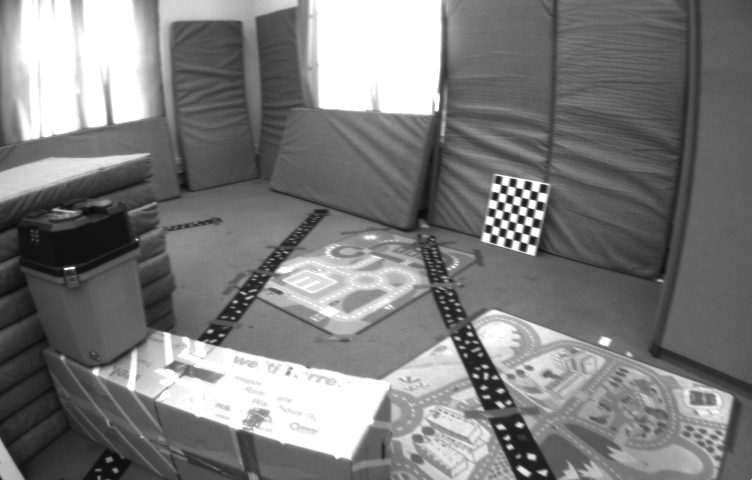
#> input picture euromav/left.png, 752 x 480 px
$ python main.py   (older library calls are emulated)
#> lines starting #> are read from the running program, lines starting #| are printed output that depends on the picture; long printed decimals are rounded
import cv2
import numpy as np
import euromav.left_cam as L
import euromav.right_cam as R
from draw_epipolarlines import *

left_frame=cv2.imread('./euromav/left.png')
#> left_frame is the input picture: shape (480, 752, 3); min 10, max 255, mean 124.6
right_frame=cv2.imread('./euromav/right.png')
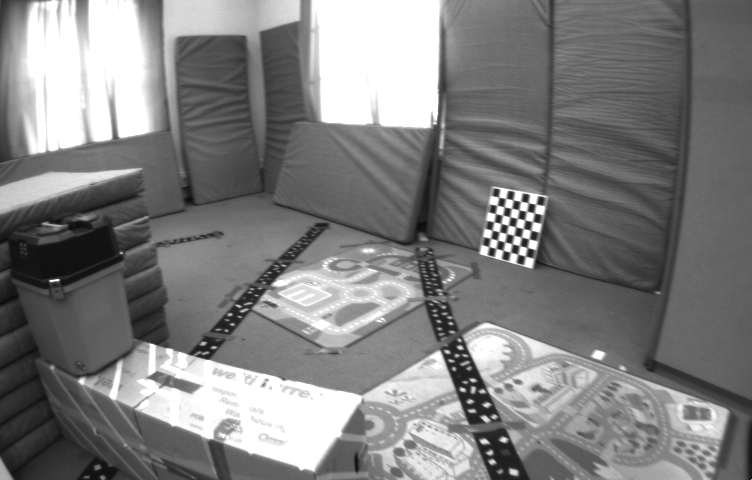
#> input picture euromav/right.png, 752 x 480 px
#> right_frame is the input picture: shape (480, 752, 3); min 11, max 255, mean 127.4

h, w = left_frame.shape[:2] # both frames should be of same shape
#> h = 480; w = 752

#transformation between two cameras
T=np.matmul(np.linalg.inv(R.transformation),L.transformation)
rotation=T[0:3,0:3]
translation=T[0:3,3]

#Perform stereorectification
R1, R2, P1, P2, Q, validPixROI1, validPixROI2 = cv2.stereoRectify(L.camera_matrix, L.dist_coeffs, R.camera_matrix, R.dist_coeffs, (w,h), rotation, translation, cv2.CALIB_ZERO_DISPARITY,0, (0,0))
#> validPixROI1 = (0, 0, 752, 480); validPixROI2 = (0, 0, 752, 480)
mapxL, mapyL = cv2.initUndistortRectifyMap(L.camera_matrix, L.dist_coeffs, R1, P1, (w,h), cv2.CV_32FC1)
mapxR, mapyR = cv2.initUndistortRectifyMap(R.camera_matrix, R.dist_coeffs, R2, P2, (w,h), cv2.CV_32FC1)
dstL = cv2.remap(left_frame, mapxL, mapyL,cv2.INTER_LINEAR)
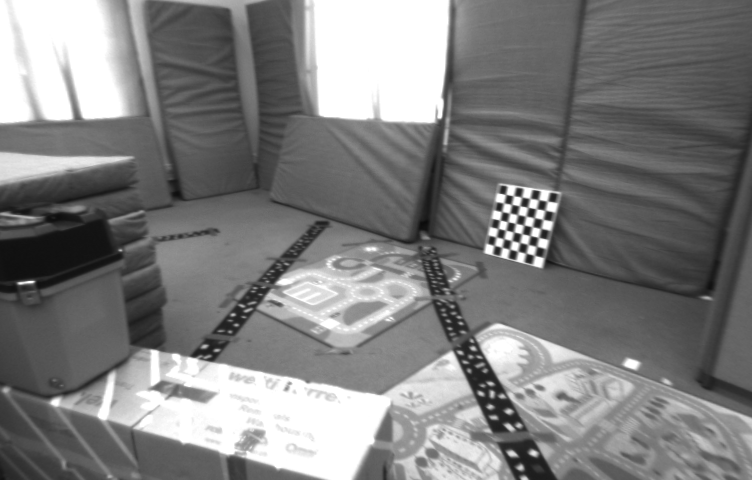
#> dstL: shape (480, 752, 3); min 11, max 255, mean 126.8
dstR = cv2.remap(right_frame, mapxR, mapyR,cv2.INTER_LINEAR)
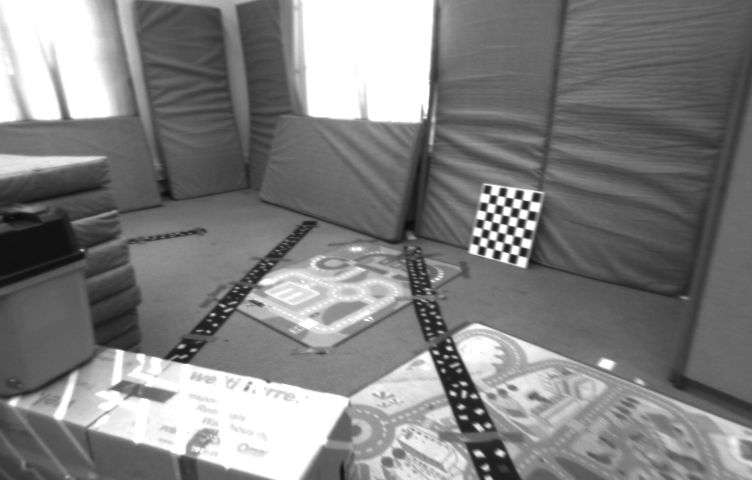
#> dstR: shape (480, 752, 3); min 12, max 255, mean 128.3
print(P1)
#| [[456.715        0.         364.441   0.        ]
#|  [  0.         456.715      256.952   0.        ]
#|  [  0.           0.           1.           0.        ]]
print(P2)
#| [[456.715        0.         364.441 -50.274 ]
#|  [  0.         456.715      256.952   0.        ]
#|  [  0.           0.           1.           0.        ]]

dstL=cv2.resize(dstL,(448, 320), interpolation = cv2.INTER_CUBIC)
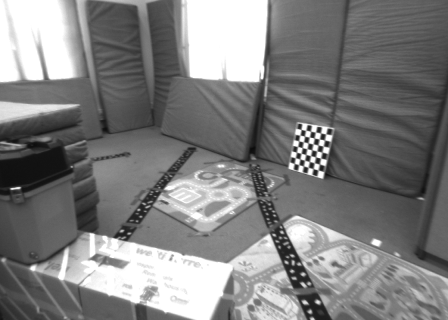
#> dstL: shape (320, 448, 3); min 11, max 255, mean 126.8
dstR=cv2.resize(dstR,(448, 320), interpolation = cv2.INTER_CUBIC)
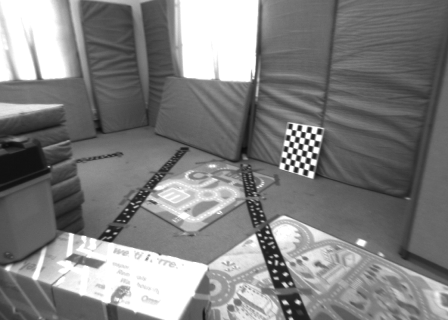
#> dstR: shape (320, 448, 3); min 12, max 255, mean 128.3

cv2.imwrite("left_rectified.png",dstL)
cv2.imwrite("right_rectified.png",dstR)

# draw_epipolarlines(left_frame,right_frame)
# draw_epipolarlines(dstL,dstR)

# display the images
while (True):
    # cv2.imshow('Left Image',img3)
    # cv2.imshow('Right Image',img5)
    cv2.imshow('Left rectify',dstL)
    cv2.imshow('Right rectify',dstR)
    if cv2.waitKey(1) & 0xFF == ord('q'):
#> (key q is pressed here)
        break
